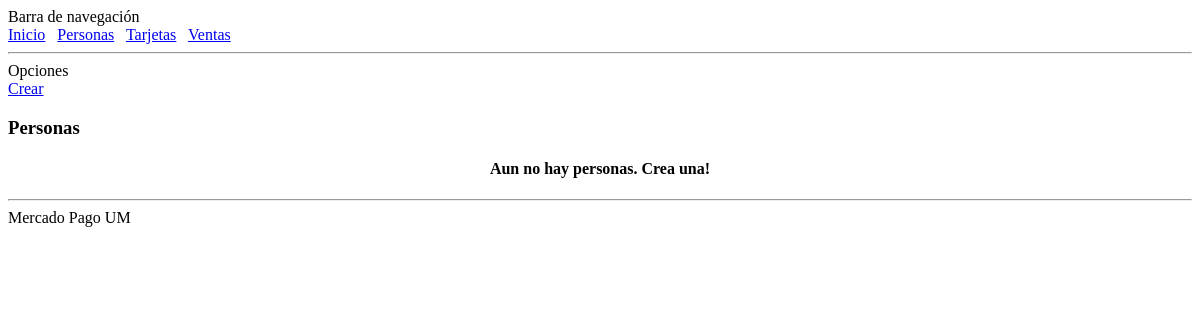
Before: /persona/ with the older database file.
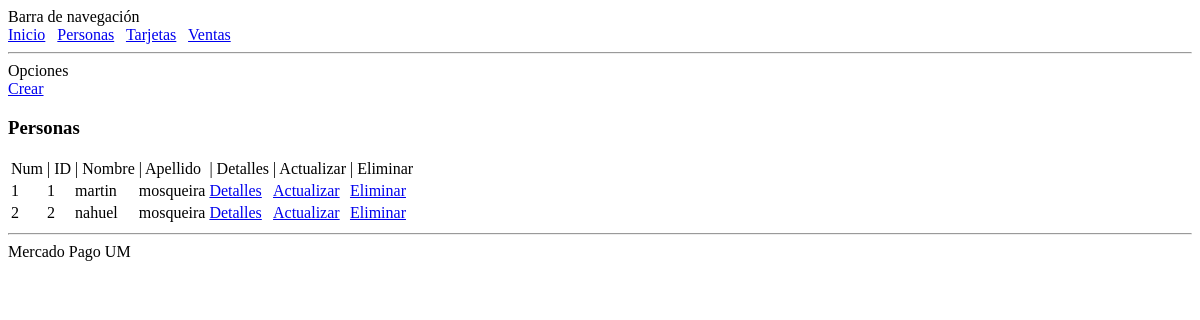
After: the same page with the newer database file.
### aplicacion_demo/modelos.py (models this page shows, shortened)
class Persona(db.Model):
    __tablename__ = 'persona'
    id = db.Column(db.Integer,
                   primary_key=True)
    nombre = db.Column(db.String(64),
                       index=False,
                       unique=False,
                       nullable=False)
    apellido = db.Column(db.String(80),
                         index=False,
                         unique=False,
                         nullable=False)
    tarjetas = relationship("Tarjeta", secondary='tarjetapersona')
    ventas = relationship("Venta", secondary='ventaspersona')
    @classmethod
    def get_all(cls):
        personas = Persona.query.all()
        return personas

### aplicacion_demo/rutas_persona.py (the view)
@app.route('/persona/')
def pers():
    personas = Persona.get_all()
    return render_template("persona/index.html",
                           personas=personas,
                           titulo='Personas')

### templates/persona/index.html
{% extends 'estructura.html' %}
{% block contenido %}
    <div>Opciones</div>
    <div>
        <span><a href="crear">Crear</a><br></span>
    </div>
    <h3>Personas</h3>
    {% if personas|length < 1 %}
    <h4 style="text-align: center">Aun no hay personas. Crea una!</h4>
    {% else %}
    <table>
        <thead>
            <td>Num</td>
            <td>| ID</td>
            <td>| Nombre</td>
            <td>| Apellido</td>
            <td>| Detalles</td>
            <td>| Actualizar</td>
            <td>| Eliminar</td>
        </thead>
        <tbody>
        {% for persona in personas %}
            <tr>
                <td>{{ loop.index }}</td>
                <td>{{ persona.id }}</td>
                <td>{{ persona.nombre }}</td>
                <td>{{ persona.apellido }}</td>
                <td><a href="detalle?id={{ persona.id }}">Detalles</a></td>
                <td><a href="update?id={{ persona.id }}">Actualizar</a></td>
                <td><a href="delete?id={{ persona.id }}">Eliminar</a></td>
            </tr>
        {% endfor %}
        </tbody>
    </table>
    {% endif %}
{% endblock %}

Changed rows visible on the page:
added Persona: id "1", nombre "martin", apellido "mosqueira"
added Persona: id "2", nombre "nahuel", apellido "mosqueira"
Other visible differences:
text no longer shown: "Aun no hay personas. Crea una!"
text now shown: "Num | ID | Nombre | Apellido | Detalles | Actualizar | Eliminar"
